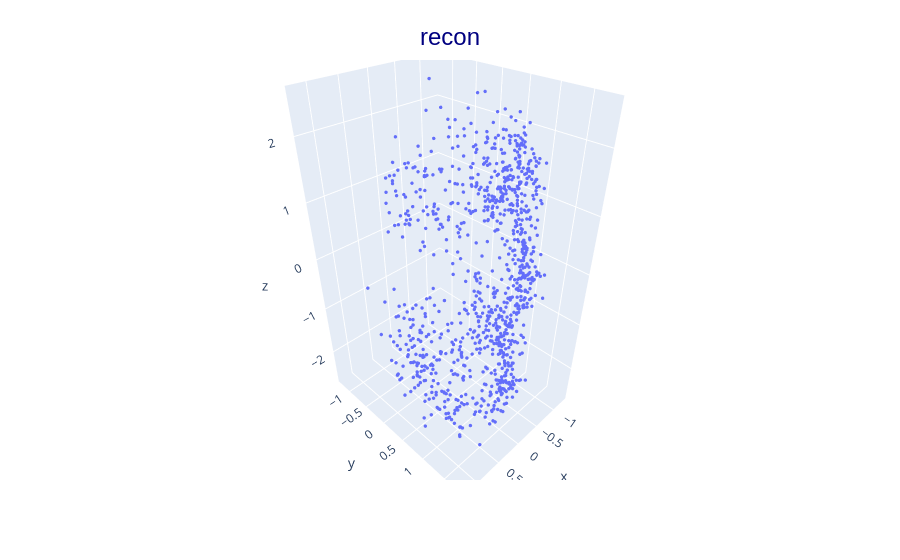

The code cell stored with this chart in its notebook:
### Code cell
plot_vae(stein_global_vae, sub_key, False)

### Figure 1 — Plotly figure (JSON) as saved in the notebook; plotly's stock layout.template omitted (floating-point values rounded to 4 significant figures; data arrays with more than 128 entries replaced by an {"elided": "..."} marker saying what was removed)
{"data": [{"hovertemplate": "x=%{x}<br>y=%{y}<br>z=%{z}<extra></extra>", "legendgroup": "", "marker": {"color": "#636efa", "size": 2, "symbol": "circle"}, "mode": "markers", "name": "", "scene": "scene", "showlegend": false, "type": "scatter3d", "x": {"elided": "1000 float values"}, "y": {"elided": "1000 float values"}, "z": {"elided": "1000 float values"}}], "layout": {"legend": {"tracegroupgap": 0}, "margin": {"t": 60}, "scene": {"domain": {"x": [0, 1], "y": [0, 1]}, "xaxis": {"title": {"text": "x"}}, "yaxis": {"title": {"text": "y"}}, "zaxis": {"title": {"text": "z"}}}, "title": {"font": {"color": "navy", "family": "Arial", "size": 24}, "text": "recon", "x": 0.5, "y": 0.95}}}
